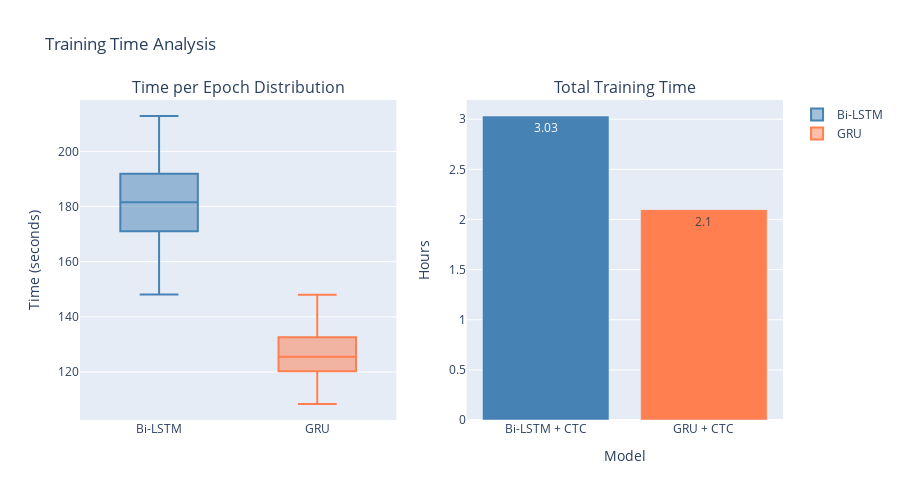

The notebook cell saved with this chart:
### Markdown cell above
---
## 7. Training Efficiency & Convergence <a id='7-training-efficiency'></a>

### Code cell
# Training time comparison
training_stats = pd.DataFrame({
    'Model': ['Bi-LSTM + CTC', 'GRU + CTC'],
    'Avg Time/Epoch (s)': [
        np.mean(history_bilstm['epoch_time']),
        np.mean(history_gru['epoch_time'])
    ],
    'Total Training Time (hours)': [
        sum(history_bilstm['epoch_time']) / 3600,
        sum(history_gru['epoch_time']) / 3600
    ],
    'Convergence Epoch': [48, 52]  # Epoch where validation loss stabilizes
})

print("\n⏱️  Training Efficiency:")
print(training_stats.to_string(index=False))

# Visualization
fig = make_subplots(
    rows=1, cols=2,
    subplot_titles=('Time per Epoch Distribution', 'Total Training Time')
)

# Box plot
fig.add_trace(go.Box(y=history_bilstm['epoch_time'], name='Bi-LSTM', marker_color='steelblue'),
              row=1, col=1)
fig.add_trace(go.Box(y=history_gru['epoch_time'], name='GRU', marker_color='coral'),
              row=1, col=1)

# Total time bar chart
fig.add_trace(go.Bar(
    x=training_stats['Model'],
    y=training_stats['Total Training Time (hours)'],
    marker_color=['steelblue', 'coral'],
    text=training_stats['Total Training Time (hours)'].round(2),
    textposition='auto',
    showlegend=False
), row=1, col=2)

fig.update_yaxes(title_text="Time (seconds)", row=1, col=1)
fig.update_yaxes(title_text="Hours", row=1, col=2)
fig.update_xaxes(title_text="Model", row=1, col=2)

fig.update_layout(height=500, title_text="Training Time Analysis")
fig.show()

speed_improvement = ((training_stats.loc[0, 'Avg Time/Epoch (s)'] - 
                      training_stats.loc[1, 'Avg Time/Epoch (s)']) / 
                     training_stats.loc[0, 'Avg Time/Epoch (s)']) * 100

print(f"\n💡 GRU is {speed_improvement:.1f}% faster per epoch")
print(f"💡 Total training time saved: {(training_stats.loc[0, 'Total Training Time (hours)'] - training_stats.loc[1, 'Total Training Time (hours)']):.2f} hours")

### Figure 1 — Plotly figure (JSON) as saved in the notebook; plotly's stock layout.template omitted (floating-point values rounded to 4 significant figures)
{"data": [{"marker": {"color": "steelblue"}, "name": "Bi-LSTM", "type": "box", "xaxis": "x", "y": [187.8, 203.0, 178.4, 186.0, 190.4, 174.0, 183.4, 180.2, 181.5, 168.4, 180.4, 187.5, 201.8, 194.4, 212.3, 168.5, 193.1, 182.8, 212.8, 167.9, 167.4, 171.0, 148.1, 172.1, 168.6, 182.3, 185.1, 208.1, 194.3, 171.3, 166.5, 187.4, 160.2, 207.5, 197.7, 173.0, 154.3, 200.3, 178.3, 198.6, 156.1, 171.0, 180.1, 180.7, 173.2, 189.3, 164.0, 177.9, 181.8, 187.7, 190.7, 163.1, 157.0, 199.2, 185.0, 168.8, 203.3, 181.7, 197.7, 181.0], "yaxis": "y"}, {"marker": {"color": "coral"}, "name": "GRU", "type": "box", "xaxis": "x", "y": [126.8, 111.6, 128.8, 131.1, 130.6, 135.8, 133.3, 129.6, 124.3, 108.4, 129.3, 127.1, 127.7, 112.2, 114.2, 135.5, 124.6, 131.8, 125.3, 125.3, 134.4, 119.8, 126.0, 120.4, 120.7, 121.9, 127.2, 120.2, 137.6, 116.1, 123.1, 120.6, 139.5, 127.0, 135.3, 110.1, 127.7, 133.9, 125.8, 135.7, 119.8, 139.1, 148.0, 121.4, 120.5, 139.5, 140.8, 119.8, 120.8, 122.2, 111.6, 115.8, 115.0, 117.3, 124.7, 127.3, 140.5, 115.0, 134.8, 122.9], "yaxis": "y"}, {"marker": {"color": ["steelblue", "coral"]}, "showlegend": false, "text": [3.03, 2.1], "textposition": "auto", "type": "bar", "x": ["Bi-LSTM + CTC", "GRU + CTC"], "xaxis": "x2", "y": [3.032, 2.098], "yaxis": "y2"}], "layout": {"annotations": [{"font": {"size": 16}, "showarrow": false, "text": "Time per Epoch Distribution", "x": 0.225, "xanchor": "center", "xref": "paper", "y": 1, "yanchor": "bottom", "yref": "paper"}, {"font": {"size": 16}, "showarrow": false, "text": "Total Training Time", "x": 0.775, "xanchor": "center", "xref": "paper", "y": 1, "yanchor": "bottom", "yref": "paper"}], "height": 500, "title": {"text": "Training Time Analysis"}, "xaxis": {"anchor": "y", "domain": [0, 0.45]}, "xaxis2": {"anchor": "y2", "domain": [0.55, 1], "title": {"text": "Model"}}, "yaxis": {"anchor": "x", "domain": [0, 1], "title": {"text": "Time (seconds)"}}, "yaxis2": {"anchor": "x2", "domain": [0, 1], "title": {"text": "Hours"}}}}
